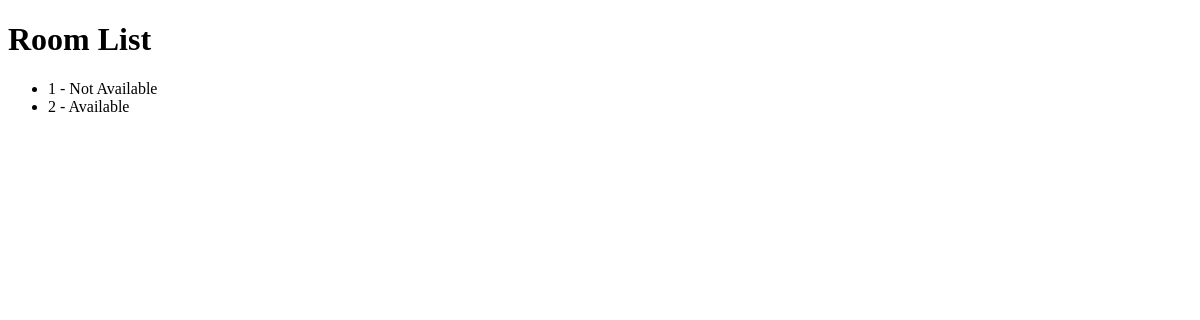
The app's page /, older data.
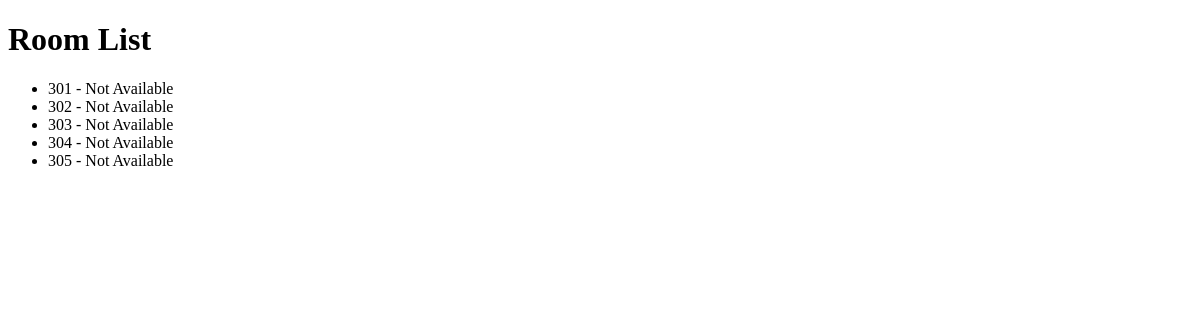
The same page, newer data.
### booking/models.py (models this page shows)
class Room(models.Model):
    name = models.CharField(max_length=100)
    description = models.TextField()
    available = models.BooleanField(default=True)
    unavailable = models.BooleanField(default=False)

### booking/views.py (the view)
# urls.py: path('', room_list, name='room_list'),
def room_list(request):
    rooms = Room.objects.all()
    return render(request, 'room_list.html', {'rooms': rooms})

### booking/templates/room_list.html (shortened to what this page needs)
<!DOCTYPE html>
<html lang="en">
<head>
</head>
<body>
    <h1>Room List</h1>
    <ul>
        {% for room in rooms %}
            <li>{{ room.name }} - {% if room.available %}Available{% else %}Not Available{% endif %}</li>
        {% endfor %}
    </ul>
</body>
</html>

Row changes from the older to the newer data that the page shows:
changed Room (number 1 of 5 on the later page): name "1" → "301"
changed Room (number 2 of 5 on the later page): name "2" → "302"; available "Available" → "Not Available"
added Room: name "303", available "Not Available"
added Room: name "304", available "Not Available"
added Room: name "305", available "Not Available"
